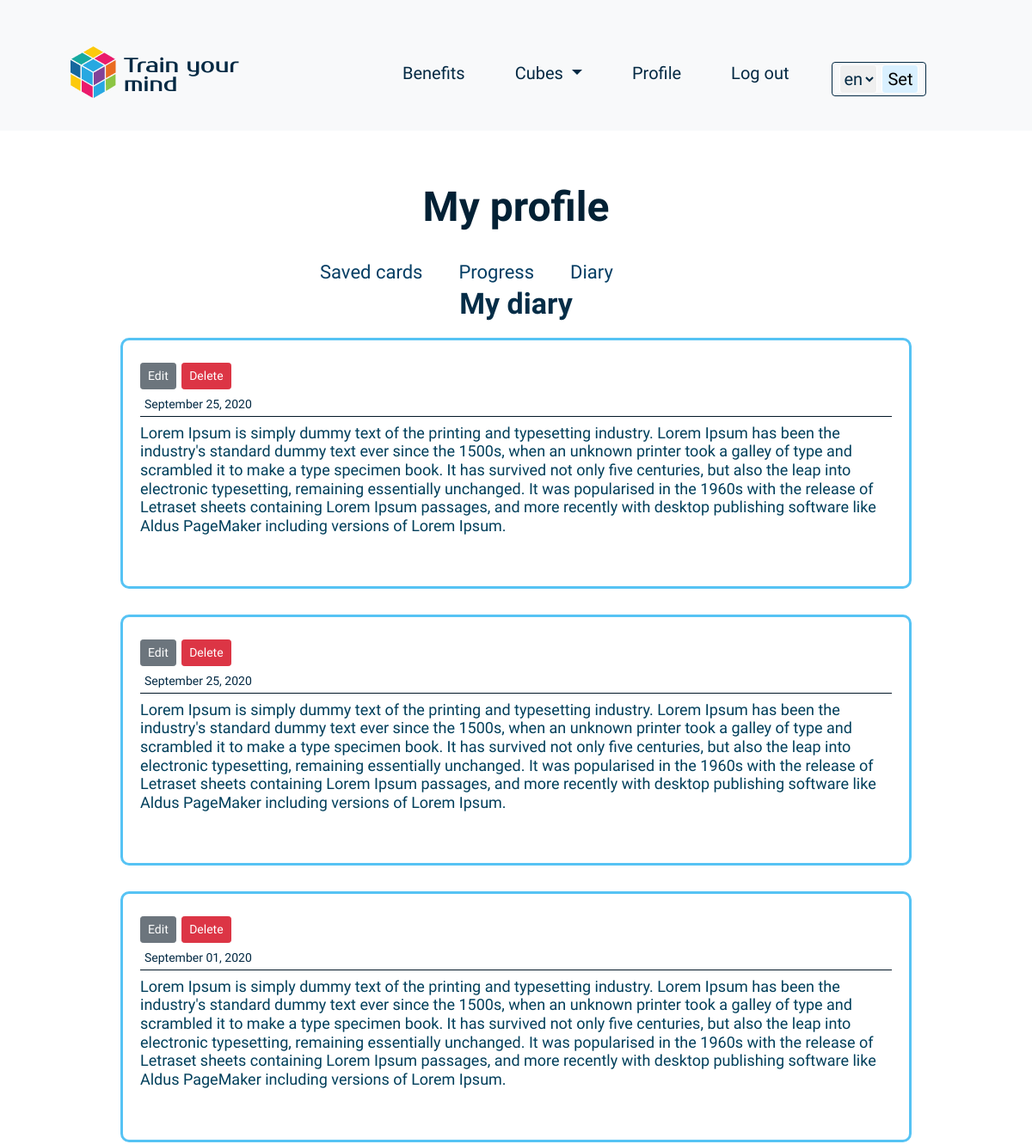
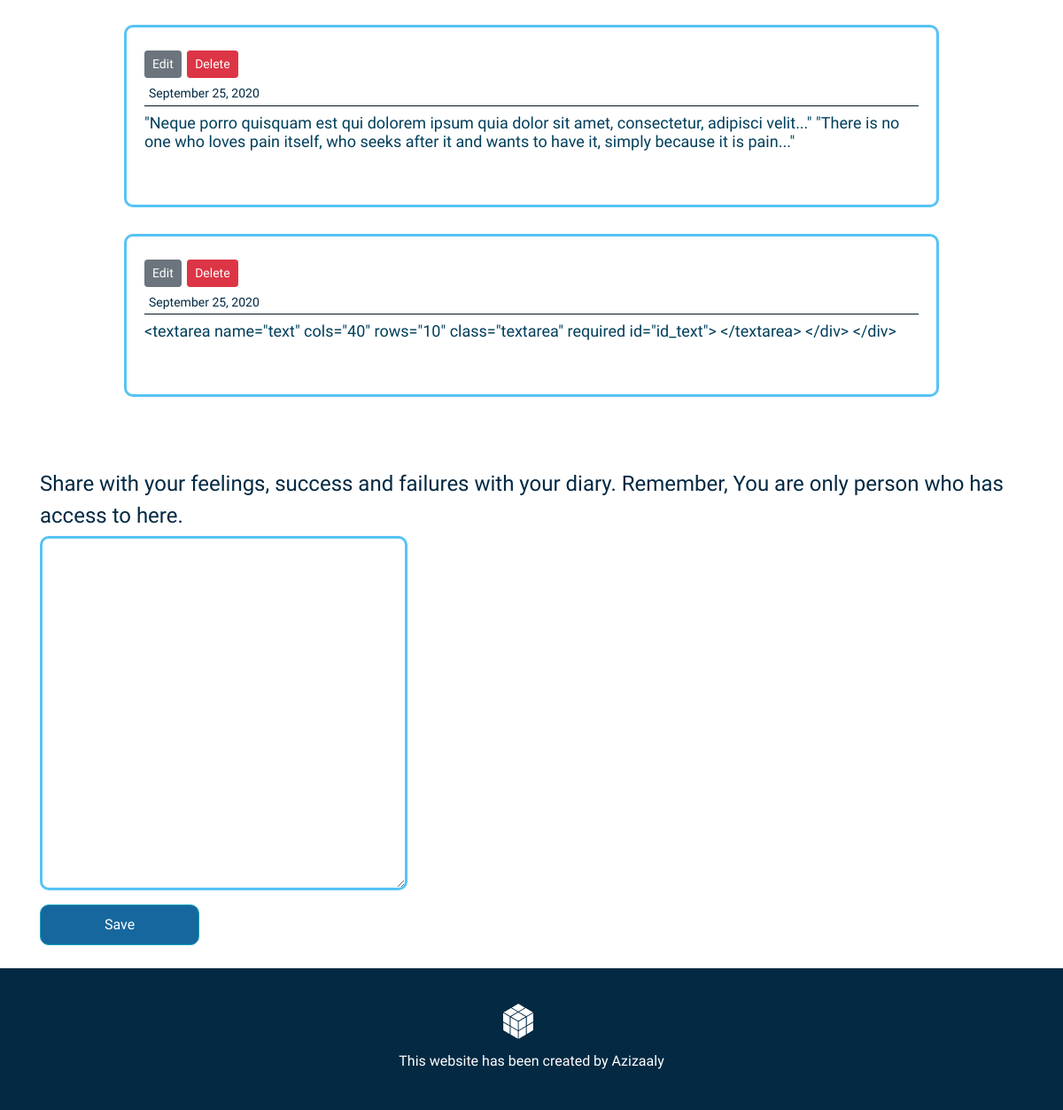
The page /account/1/diary/ (signed in) on the database as committed earlier (2 pictures, top to bottom).
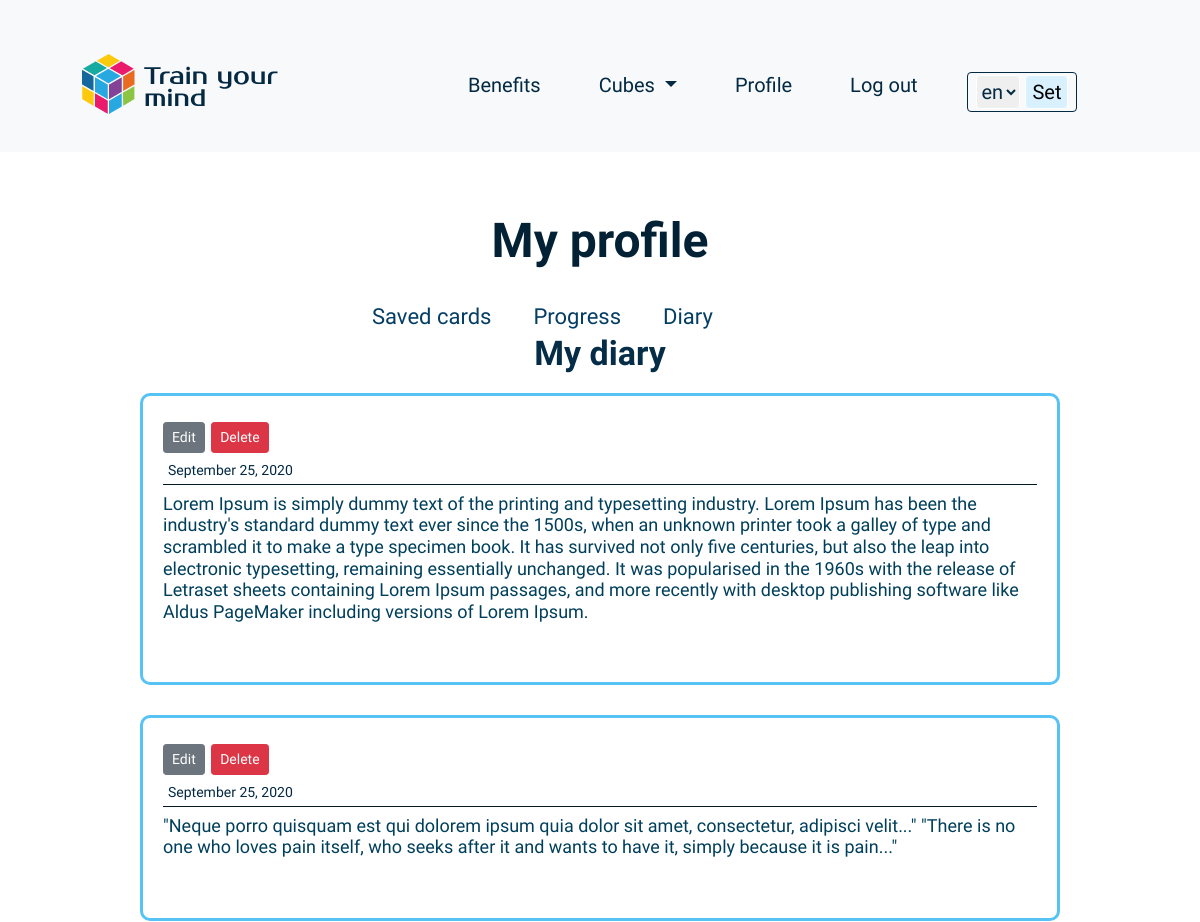
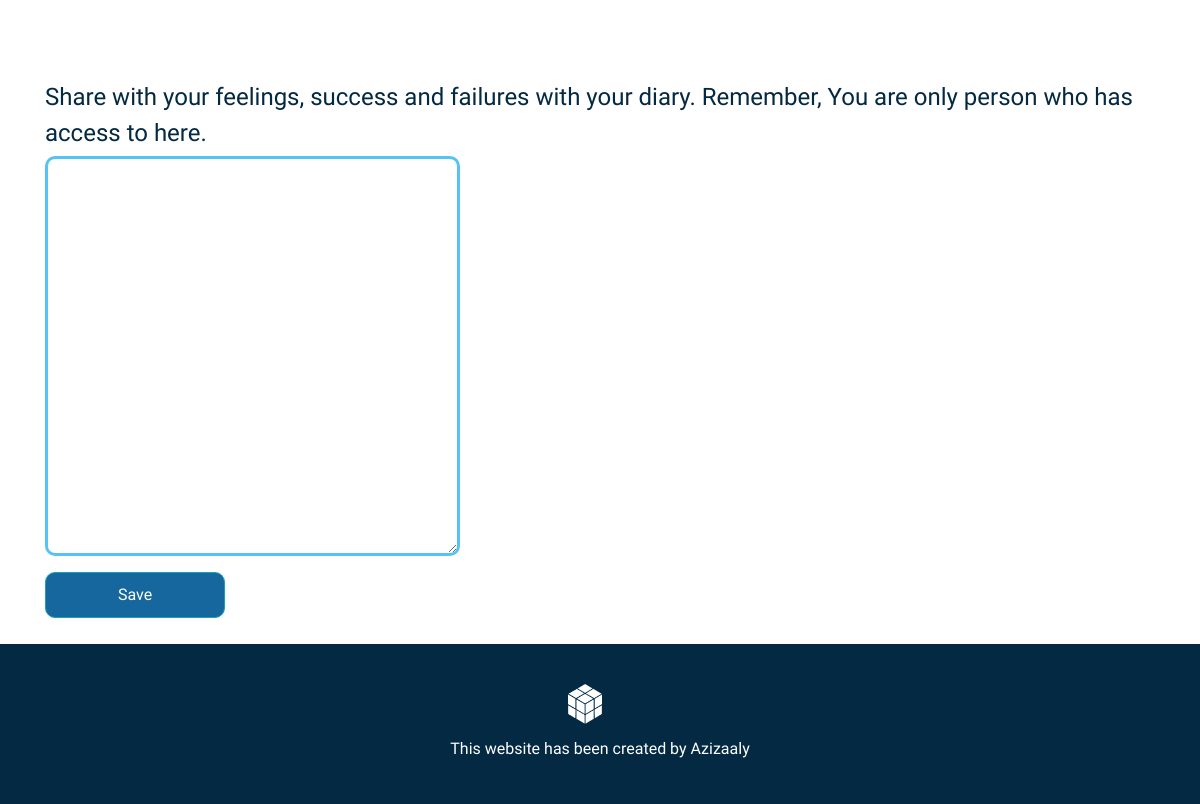
The same page on the database as committed later (2 pictures, top to bottom).
### cubic/models.py (models this page shows)
class DiaryNote(models.Model):
    author = models.ForeignKey(User, on_delete=models.CASCADE)
    date = models.DateTimeField(default=timezone.now)
    text = models.TextField()

### cubic/views.py (the view)
# urls.py: path("account/<int:pk>/diary/", views.profileDiary.as_view(), name="profile-diary"),
class profileDiary(LoginRequiredMixin, ListView):
    model = DiaryNote
    template_name = "cubic/profile_diary.html"
    context_object_name = "notes"
    def get_context_data(self, *args, **kwargs):
        context = super(profileDiary, self).get_context_data(*args, **kwargs)
        about = get_object_or_404(About, id=self.kwargs['pk'])
        cube = about.cube
        cubes = Cubes.objects.all()
        notes = DiaryNote.objects.filter(author=self.request.user.id)
        context["notes"] = notes
        context["note_form"] = DiaryNoteForm()
        context["cubes"] = cubes
        context["cube"] = cube
        return context

### cubic/views.py
class DiaryNoteForm(forms.ModelForm):
    text = forms.TextInput
    class Meta:
        model = DiaryNote
        fields = ['text']

### cubic/templates/cubic/profile_diary.html (shortened to what this page needs)
{% extends "cubic/profile_layout.html" %}
{% load i18n %}
{% load crispy_forms_tags %}
{% block content %}
<section class="steps">
    <div class="container">
        <div class="row">
            <div class="col-lg-12">
                <h2 class="steps_step_name">
                    {% if LANGUAGE_CODE == 'uz' %}
                        Mening kundaligim
                    {% else %}
                        My diary
                    {% endif %}
                </h2>
            </div>
        </div>
        <div class="row">
            {% for note in notes %}
            <div class="col-lg-10 m-auto">
                <div class="diary-note-box">
                    <div>
                        <a class = "btn btn-secondary btn-sm mt-1 mb-1"href = "{% url 'note-update' note.pk %}">Edit</a>
                        <a class = "btn btn-danger btn-sm mt-1 mb-1"href = "{% url 'note-delete' note.pk %}">Delete</a>
                      </div>
                    <h6 class="progress_date diary-date">
                        {{ note.date|date:"F d, Y" }}
                    </h6>
                    <h4 class="progress_time diary-note">
                        {{note.text}}
                    </h4>
                </div>
            </div>
            {% endfor %}
        </div>
        <div class="row">
            <div class="col-lg-12 col-10">
                <form method="POST" action="{% url 'diary-note-create' %}">
                    <fieldset class="form-group progress-time-form">
                        <legend class="mb-8 progress-time-title">
                            {% get_current_language as LANGUAGE_CODE %}
                            {% if LANGUAGE_CODE == 'uz' %}
                            O`z xissiyotlaringiz bilan o`rtoqlashing. Esingizda bo`lsin, bu kundalikni sizdan boshqa hech kim ko`ra olmaydi.
                            {% else %}
                            Share with your feelings, success and failures with your diary. Remember, You are only person who has access to here.
                            {% endif %}
                        </legend>
                        <textarea class="progress-time-input" name="text" cols="26" rows="10" class="textarea" required id="id_text">
                        </textarea>
                    </fieldset>
                    <div class="form-group">
                        <button class="btn btn-outline-info  progress-time-button" type="submit">
                            {% if LANGUAGE_CODE == 'uz' %}
                                Saqlash
                            {% else %}
                                Save
                            {% endif %}
                        </button>
                    </div>
                </form>
            </div>
        </div>
    </div>
</section>
{% endblock %}

Rows that differ between the two databases and show on the page:
removed DiaryNote: date "September 25, 2020", text "Lorem Ipsum is simply dummy text of the printing and typesetting industry. Lorem Ipsum has been the industry's standard dummy text ever since the 1500s, when an unknown printer took a galley of type and scrambled it to make a type specimen book. It has survived not only five centuries, but also the leap into electronic typesetting, remaining essentially unchanged. It was popularised in the 1960s with the release of Letraset sheets containing Lorem Ipsum passages, and more recently with desktop publishing software like Aldus PageMaker including versions of Lorem Ipsum."
removed DiaryNote: date "September 01, 2020", text "Lorem Ipsum is simply dummy text of the printing and typesetting industry. Lorem Ipsum has been the industry's standard dummy text ever since the 1500s, when an unknown printer took a galley of type and scrambled it to make a type specimen book. It has survived not only five centuries, but also the leap into electronic typesetting, remaining essentially unchanged. It was popularised in the 1960s with the release of Letraset sheets containing Lorem Ipsum passages, and more recently with desktop publishing software like Aldus PageMaker including versions of Lorem Ipsum."
removed DiaryNote: date "September 25, 2020", text "<textarea name=\"text\" cols=\"40\" rows=\"10\" class=\"textarea\" required id=\"id_text\"> </textarea> </div> </div>"
